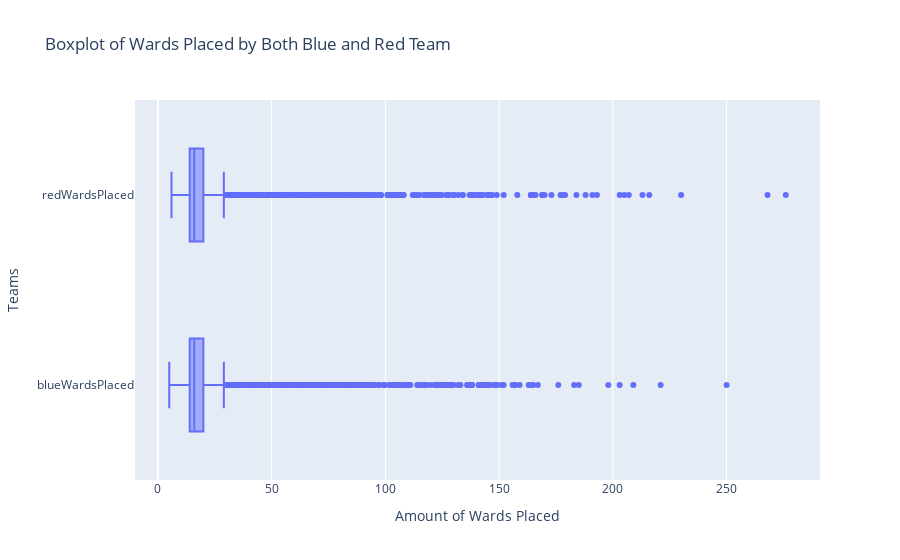

Source (notebook cell):
### Markdown cell above
#### Exploratory Data Analysis

### Code cell
df_ward_placed = df[['blueWins', 'blueWardsPlaced', 'redWardsPlaced']].copy()
px.box(data_frame = df_ward_placed, 
       x = ['blueWardsPlaced', 'redWardsPlaced'], 
       orientation = 'h',
       labels = {'variable':'Teams', 'value': 'Amount of Wards Placed'},
       title = 'Boxplot of Wards Placed by Both Blue and Red Team')

### Figure 1 — Plotly figure (JSON) as saved in the notebook; plotly's stock layout.template omitted (floating-point values rounded to 4 significant figures; data arrays with more than 128 entries replaced by an {"elided": "..."} marker saying what was removed)
{"data": [{"alignmentgroup": "True", "hovertemplate": "Amount of Wards Placed=%{x}<br>Teams=%{y}<extra></extra>", "legendgroup": "", "marker": {"color": "#636efa"}, "name": "", "notched": false, "offsetgroup": "", "orientation": "h", "showlegend": false, "type": "box", "x": {"elided": "19758 int values"}, "x0": " ", "xaxis": "x", "y": {"elided": "19758 str values"}, "y0": " ", "yaxis": "y"}], "layout": {"boxmode": "group", "legend": {"tracegroupgap": 0}, "title": {"text": "Boxplot of Wards Placed by Both Blue and Red Team"}, "xaxis": {"anchor": "y", "domain": [0, 1], "title": {"text": "Amount of Wards Placed"}}, "yaxis": {"anchor": "x", "domain": [0, 1], "title": {"text": "Teams"}}}}
